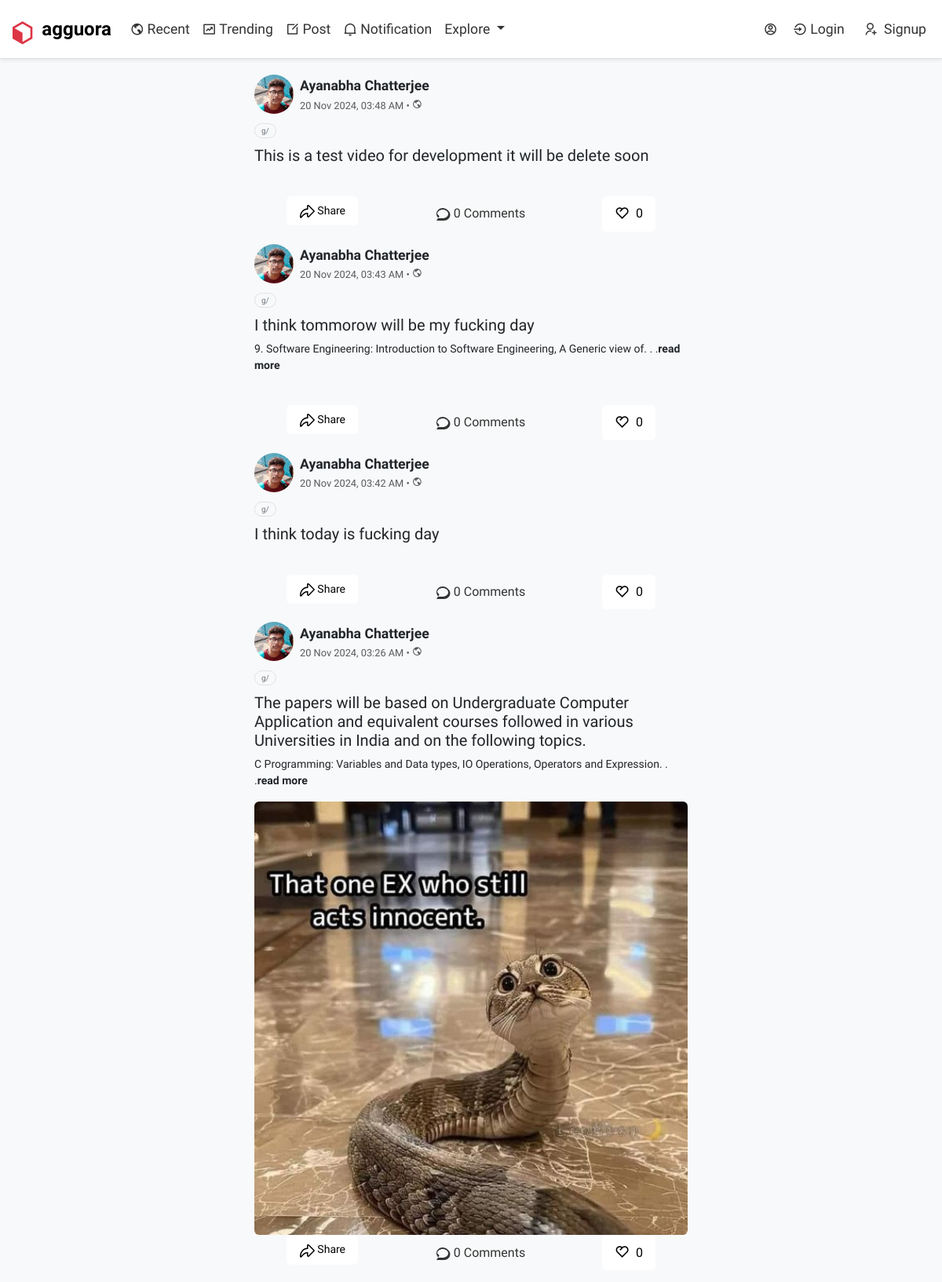
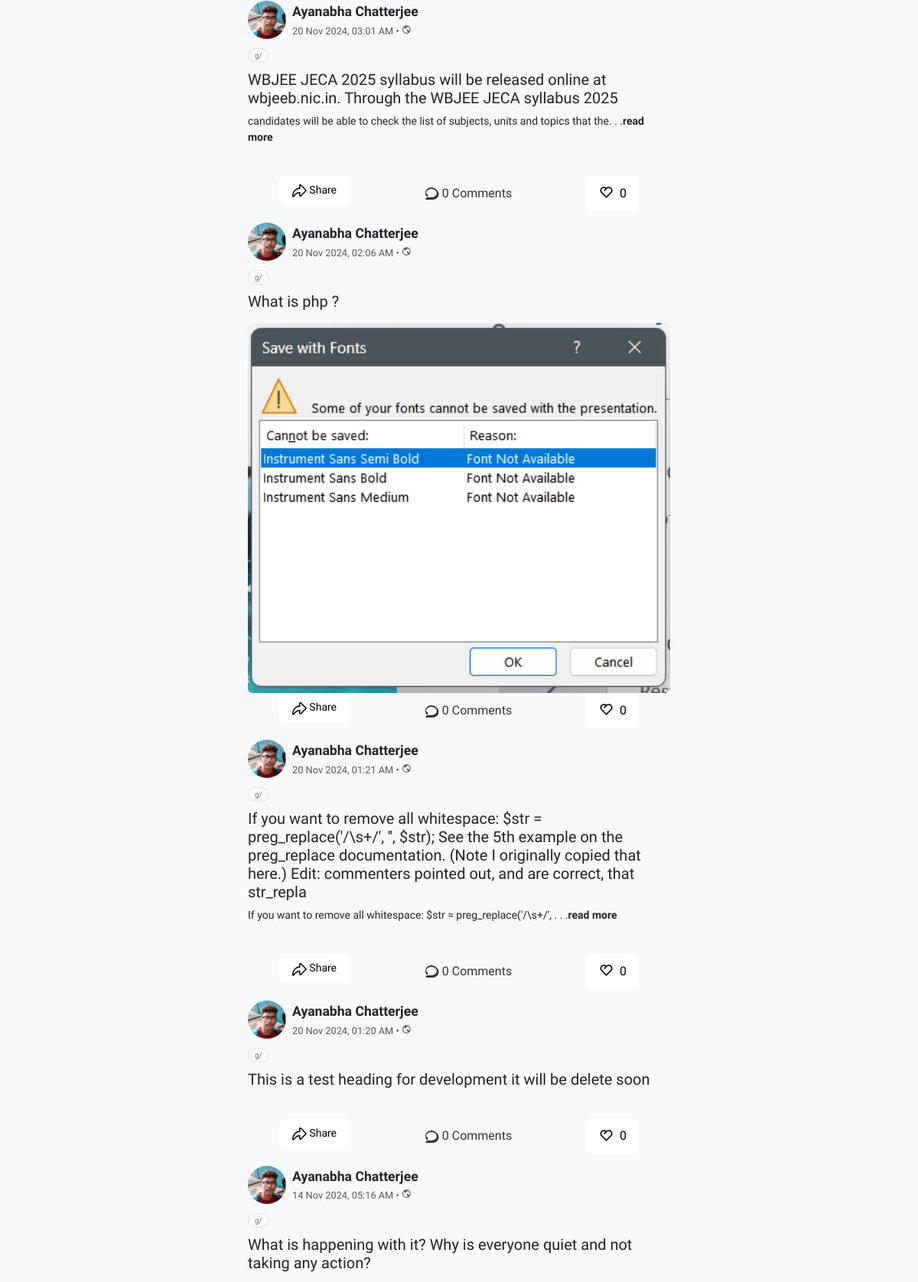
The page /home/main.php (upper part) on the database its author committed (2 pictures, top to bottom).
### tables this page shows
CREATE TABLE `threads` (
  `thread_id` int(11) NOT NULL,
  `thread_name` varchar(255) NOT NULL,
  `thread_desc` varchar(2555) NOT NULL,
  `thread_catagory_id` int(10) NOT NULL,
  `thread_user_id` int(10) NOT NULL,
  `thread_time` datetime NOT NULL DEFAULT current_timestamp(),
  `uploaded_image` varchar(255) NOT NULL,
  `url` varchar(2555) NOT NULL,
  `uploaded_video` varchar(255) NOT NULL,
  `tag_post_someone` int(11) NOT NULL,
  `post_genre` varchar(255) NOT NULL
);

CREATE TABLE `user` (
  `id` int(11) NOT NULL,
  `username` varchar(20) NOT NULL,
  `password` varchar(225) NOT NULL,
  `repassword` varchar(225) NOT NULL,
  `datetime` date NOT NULL DEFAULT current_timestamp(),
  `profile_pic` varchar(9999) NOT NULL DEFAULT 'demoprofile.png',
  `about` text NOT NULL,
  `gender` varchar(20) NOT NULL,
  `country` varchar(50) NOT NULL,
  `cake_day` varchar(25) NOT NULL,
  `email` varchar(255) NOT NULL,
  `session_token` int(255) NOT NULL,
  `school` varchar(255) NOT NULL,
  `clg_university` varchar(255) NOT NULL,
  `status` varchar(255) NOT NULL,
  `looking_for` varchar(255) NOT NULL,
  `interest_in` varchar(255) NOT NULL
);

### home/main.php (the view, shortened to what this page needs)
<?php
include "../include/db_connection.php";
?>
<!DOCTYPE html>
<html lang="en">
<head>
    <?php include "../include/bootstrapcss-and-icons.php"; ?>
</head>
<body class="bg-light">
    <?php include "../include/header.php"; ?>
    <div class="mb-5 py-2">
        <div class="col-md-6 d-flex row media-flex" style="margin:auto;">
            <div class=" d-flex row" style="margin:auto;" id="content">
                <div class="section1">
                    <div class="scroll-c mt-2">
                        <div class="mb-5 mt-1">
                            <?php
                            $sql = "SELECT * FROM `threads` ORDER BY thread_time DESC";
                            $result = mysqli_query($conn, $sql);
                            if ($result && mysqli_num_rows($result) > 0) {
                                while ($row = mysqli_fetch_assoc($result)) {
                                    $thread_created_by = $row['thread_user_id'];
                                    $sqq = "SELECT * FROM `user` WHERE id = '{$thread_created_by}'";
                                    $run_ql = mysqli_query($conn, $sqq);
                                    if ($run_ql && mysqli_num_rows($run_ql) > 0) {
                                        $user = mysqli_fetch_assoc($run_ql);
                                        echo '<div class="rounded mb-4">';
                                        echo '<div class="d-flex align-items-center mb-2">';
                                        echo '<a href="allprofile.php?user=' . $user['id'] . '" class="text-dark" style="text-decoration:none;">';
                                        if (!empty($user['profile_pic'])) {
                                            echo '<img src="../media/images/' . $user['profile_pic'] . '" alt="' . $user['about'] . '" width="50px" height="50px" class="rounded-circle">';
                                        } else {
                                            echo '<img src="../media/images/default.jpg" alt="Default gray profile icon on white background." width="50px" height="50px" class="rounded-circle">';
                                        }
                                        echo '</a>';
                                        echo '<div class="ms-2">';
                                        echo '<a href="allprofile.php?user=' . $user['id'] . '" class="text-dark" style="text-decoration:none;">';
                                        echo '<span class="fw-bold" style="font-size: 1.1rem;">' . $user['username'] . '</span>';
                                        echo '</a>';
                                        $datetime = new DateTime($row['thread_time'], new DateTimeZone('UTC'));
                                        $datetime->setTimezone(new DateTimeZone('Asia/Kolkata'));
                                        $formattedTime = $datetime->format('d M Y, h:i A');
                                        echo '<div class="text-muted" style="font-size: 0.8rem;">' . $formattedTime . ' &#8226; <i class="ri-earth-line"></i></div>';
                                        echo '</div>';
                                        echo '</div>';
                                        echo '<span style="
    font-size: 10px;
    color: #6c757d;
    margin-bottom:10px;
    background-color: #f8f9fa;
    border: 1px solid #dee2e6;
    border-radius: 20px;
    padding: 1px 8px;
    font-weight: 500;
    display: inline-block;">
                                g/ ' . htmlspecialchars($thread['post_genre'], ENT_QUOTES, 'UTF-8') . '
                        </span>';
                                        echo '<a href="thread.php?thread=' . $row['thread_id'] . '" class="text-dark" style="text-decoration:none;">';
                                        echo '<h5>' . $row['thread_name'] . '</h5>';
                                        echo '</a>';
                                        $thread_desc = $row['thread_desc'];
                                        $max_length = 80;
                                        if (strlen($thread_desc) > $max_length) {
                                            $thread_desc = substr($thread_desc, 0, $max_length) . '<a href="thread.php?thread=' . $row['thread_id'] . '" class="text-dark" style="text-decoration:none;">. . .<strong>read more</strong></a>';
                                        }
                                        echo '<p style="font-size:14px">' . $thread_desc . '</p>';
                                        if (!empty($row['uploaded_image'])) {
                                            $thread_id = $row['thread_id'];
                                            echo '<a href="thread.php?thread=' . htmlspecialchars($thread_id, ENT_QUOTES, 'UTF-8') . '">
                                                <img src="../media/upload/' . htmlspecialchars($row['uploaded_image'], ENT_QUOTES, 'UTF-8') . '"
                                                    class="rounded" alt="" style="width: 100%;">
                                            </a>';
                                        }
                                        echo '<div class="d-flex justify-content-around flex-row-reverse  mb-3">';
                                        $thread_id = $row['thread_id'];
                                        $like_query = "SELECT COUNT(*) as total_likes FROM `user_react` WHERE thread_id = '{$thread_id}'";
                                        $like_result = mysqli_query($conn, $like_query);
                                        if ($like_result) {
                                            $likes_count = mysqli_fetch_assoc($like_result)['total_likes'];
                                            if (isset($_SESSION['username'])) {
                                                echo '<form method="POST" action="user_react.php" class="d-inline">';
                                                echo '<input type="hidden" name="thread_id" value="' . $row['thread_id'] . '">';
                                                echo '<button type="submit" class="vote-button" id="like_button">';
                                                echo '<i class="ri-heart-2-line" style="font-size:1.2rem"></i>';
                                                echo '<span class="like-count" style="font-size:1rem">' . $likes_count . '</span>';
                                                echo '</button>';
                                                echo '</form>';
                                            } else {
                                                echo '<a href="login.php" style="text-decoration:none;">';
                                                echo '<button type="button" class="vote-button">';
                                                echo '<i class="ri-heart-2-line" style="font-size:1.2rem"></i>';
                                                echo '<span class="like-count" style="font-size:1rem">' . $likes_count . '</span>';
                                                echo '</button></a>';
                                            }
                                        }
                                        $comment_query = "SELECT COUNT(*) as total_row FROM `comments` WHERE thread_id = '{$thread_id}'";
                                        $comment_result = mysqli_query($conn, $comment_query);
                                        if ($comment_result) {
                                            $comments_count = mysqli_fetch_assoc($comment_result)['total_row'];
                                            echo '<a href="thread.php?thread=' . $row['thread_id'] . '" class="comment-button">';
                                            echo '<span class="icon-text">
    <svg aria-hidden="true" class="icon-comment" fill="currentColor" height="20" width="20" viewBox="0 0 20 20">
        <path d="M10 2C5.589 2 2 5.21 2 9.5c0 1.751.737 3.395 2.021 4.732C3.617 16.26 2.26 17.508 2 17.73c-.011.009-.018.021-.027.031A.5.5 0 0 0 2.5 18h9c4.411 0 8-3.21 8-7.5S14.411 2 10 2ZM3 9.5C3 6.462 6.364 4 10 4s7 2.462 7 5.5S13.636 15 10 15H3.5c.561-.463 1.44-1.308 2.149-2.021.028-.03.055-.06.081-.092A6.98 6.98 0 0 0 3 9.5Z"></path>
    </svg>
    <span> ' . $comments_count . ' Comments</span>
</span>
';
                                            echo '</a>';
                                        }
                                        ?>
                                        <a href="#" id="shareBtn" class="text-dark" style="text-decoration:none;"
                                            data-bs-toggle="modal" data-bs-target="#shareModal">
                                            <button class="share-button" type="button" aria-haspopup="true" aria-expanded="false">
                                                <span class="icon-text">
                                                    <span>Share</span>
                                                </span>
                                            </button>
                                        </a>
                                        <?php
                                        echo '</div>';
                                    }
                                }
                            }
                            ?>
                        </div>
                    </div>
                </div>
            </div>
        </div>
    </div>
</body>
</html>

### include/fonts.php (style rules this page uses)
* { font-family: "Mukta", sans-serif; font-weight: 400; font-style: normal; }

### home/main.php (style rules this page uses)
:root { --success-result: #86efac; }
.scroll-c { height: 85vh; overflow-y: auto; }
.comment-button { display: inline-flex; align-items: center; gap: 6px; padding: 8px 16px; border-radius: 6px; font-size: 16px; font-weight: 600; color: #333; text-decoration: none; cursor: pointer; }
.share-button { display: flex; align-items: center; gap: 8px; padding: 8px 16px; border: none; border-radius: 6px; font-size: 14px; background-color: white; font-weight: 600; cursor: pointer; }
.vote-button { display: flex; align-items: center; gap: 8px; padding: 8px 16px; border: none; border-radius: 6px; font-size: 14px; background-color: white; font-weight: 600; cursor: pointer; }

### rows shown on the page
threads: user.profile_pic (picture), user.username "Ayanabha Chatterjee", thread_time "20 Nov 2024, 03:48 AM", thread_name "This is a test video for development it will be delete soon", likes_count "0", comments_count "0"
threads: user.profile_pic (picture), user.username "Ayanabha Chatterjee", thread_time "20 Nov 2024, 03:43 AM", thread_name "I think tommorow will be my fucking day", thread_desc "9. Software Engineering: Introduction to Software Engineering, A Generic view of", likes_count "0", comments_count "0"
threads: user.profile_pic (picture), user.username "Ayanabha Chatterjee", thread_time "20 Nov 2024, 03:42 AM", thread_name "I think today is fucking day", likes_count "0", comments_count "0"
threads: user.profile_pic (picture), user.username "Ayanabha Chatterjee", thread_time "20 Nov 2024, 03:26 AM", thread_name "The papers will be based on Undergraduate Computer Application and equivalent courses followed in various Universities in India and on the following topics.", thread_desc "C Programming: Variables and Data types, IO Operations, Operators and Expression", uploaded_image (picture), likes_count "0", comments_count "0"
threads: user.profile_pic (picture), user.username "Ayanabha Chatterjee", thread_time "20 Nov 2024, 03:01 AM", thread_name "WBJEE JECA 2025 syllabus will be released online at wbjeeb.nic.in. Through the WBJEE JECA syllabus 2025", thread_desc "candidates will be able to check the list of subjects, units and topics that the", likes_count "0", comments_count "0"
threads: user.profile_pic (picture), user.username "Ayanabha Chatterjee", thread_time "20 Nov 2024, 02:06 AM", thread_name "What is php ?", uploaded_image (picture), likes_count "0", comments_count "0"
threads: user.profile_pic (picture), user.username "Ayanabha Chatterjee", thread_time "20 Nov 2024, 01:21 AM", thread_name "If you want to remove all whitespace: $str = preg_replace('/\\s+/', '', $str); See the 5th example on the preg_replace documentation. (Note I originally copied that here.) Edit: commenters pointed out, and are correct, that str_repla", thread_desc "If you want to remove all whitespace: $str = preg_replace('/\\s+/',", likes_count "0", comments_count "0"
threads: user.profile_pic (picture), user.username "Ayanabha Chatterjee", thread_time "20 Nov 2024, 01:20 AM", thread_name "This is a test heading for development it will be delete soon", likes_count "0", comments_count "0"
threads: user.profile_pic (picture), user.username "Ayanabha Chatterjee", thread_time "14 Nov 2024, 05:16 AM", thread_name "What is happening with it? Why is everyone quiet and not taking any action?"
